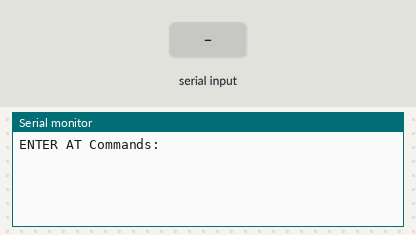
A sketch run on a simulated Arduino Uno, built with avr-gcc and run on an emulated ATmega328P. Parts: the last lines printed to the serial monitor. Inputs (shaded band) come from the test bench.

Above: at 1.2 s.
1.3 s: "1" received over the second serial link
At 1.7 s:
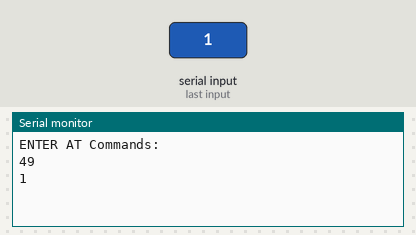
2.8 s: "0" received over the second serial link
At 4.0 s:
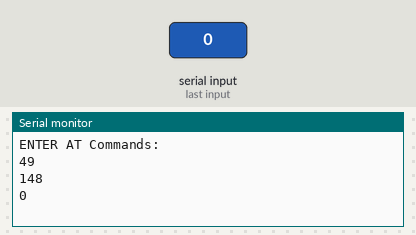
Timing chart, 0 to 5.8 s (numbered marks = the images above; inputs shaded):
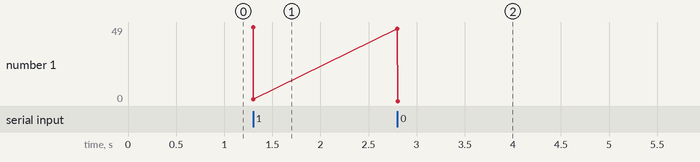

The sketch:

Config_HC06.ino
```cpp
/* Programme Arduino permettant de configurer la communication bluetooth entre la carte Arduino équipée du module HC-06 et un appareil équipé de l'application Config_bluetooth*/
/* Ce programme réalise l'affchage des caratères "R" lors de l'appui sur le bouton "Relâcher" et "S" lors de l'appui sur le bouton "Saisir" */

/********** Définition des librairies **********/
#include <SoftwareSerial.h>                 //Déclaration de la librairie SoftwareSerial.h permettant de mettre en place une communication série sur les broches numériques de la carte Arduino

/********** Définition des variables globales **********/
//Les 3 variables suivantes peutvent être modifiées ou non par E5
int Baudrate=9600;                          //Déclaration d'une variable de type entier, nommé Baudrate et de valeur 9600
int RxHC06=9;                               //Déclaration d'une variable de type entier, nommé RxHC06 et de valeur 9
int TxHC06=10;
const int M1_dir = 4;// installation de la direction du moteur M1
const int M1_speed = 3;// installation de la de vitesse du moteur M1
const int M2_dir = 4;// installation de la direction du moteur M2
const int M2_speed = 3;// installation de la de vitesse du moteur M2
const int M3_dir = 4;// installation de la direction du moteur M3
const int M3_speed = 3;// installation de la de vitesse du moteur M3
//Déclaration d'une variable de type entier, nommé TxHC06 et de valeur 10

byte result=0;                              //Déclaration d'une variable de type byte (=octet), nommé result et de valeur 0
SoftwareSerial mySerial(TxHC06, RxHC06);    //Déclaration de la liaison série entre la carte Arduino et le module Bluetooth HC-06 (RxArduino=TxHC-06 et TxArduino=RxHC-06)

/********** Initialisation carte et I/O **********/
void setup(){
  Serial.begin(Baudrate);                   //Début de la communication série (avec moniteur série) et définition de la vitesse de transmission
  mySerial.begin(Baudrate);                 //Début de la communication série (avec module HC-06) et définition de la vitesse de transmission
  Serial.println("ENTER AT Commands:");     //Ouvrir le moniteur série (Outils -> Moniteur série) puis taper AT pour vérifier si com OK
}                                           //Renommer module Bluetooth: AT+NAMEnom
                                            //Définition du Baud Rate: AT+BAUDx (x=1->1200, x=2->2400, x=3->4800, x=4 -> 9600 (défaut), ..., x=8 -> 115200)
/*****************************************/
/********** Programme principal **********/
/*****************************************/
void loop(){
  if (mySerial.available())                 //Si données entrantes (entre HC-06 et Arduino) sont non nulles
  {
    result=mySerial.read(); //Lecture des données reçues
    Serial.println (result);
    Serial.write(result);  //Envoie des données reçues sur moniteur série
 if( result == 0)
Serial.println ("avant");
  }
 if (Serial.available())                   //Si données entrantes (entre PC et Arduino) sont non nulles
  {
   mySerial.write(Serial.read());          //Envoie des données reçues à HC-06
  }
}
```

Measured:
- after the input at 1.3 s, the serial monitor: prints a new line at once (image 1)
- after the input at 2.8 s, the serial monitor: prints a new line at once (image 2)
- plotted number 1: 1 → 0 after the input at 2.8 s
